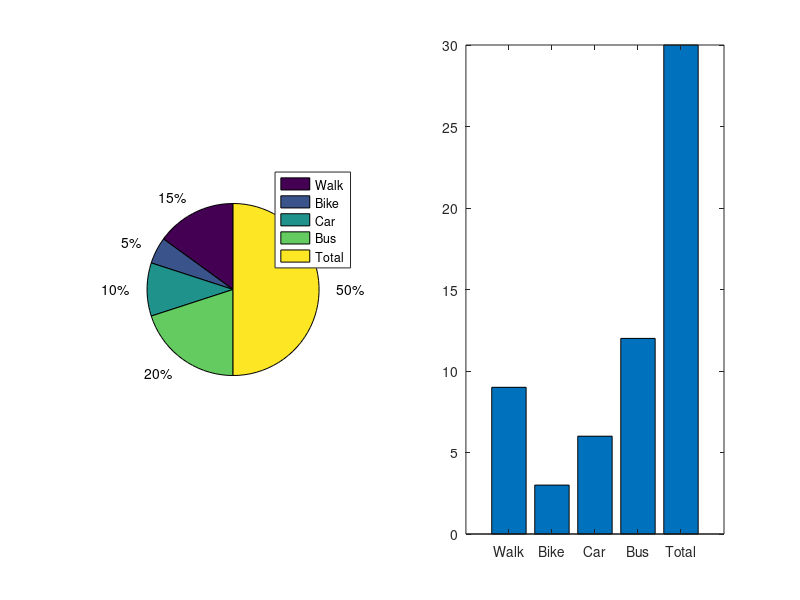

This figure's MATLAB source:
clc;
clear all;

x = [9 3 6 12 30];
labels = {'Walk', 'Bike' 'Car', 'Bus', 'Total'};
subplot(1, 2, 1);
pie(x);
legend(labels);

subplot(1, 2, 2);
bar(x);
set(gca, 'XTickLabel', labels);